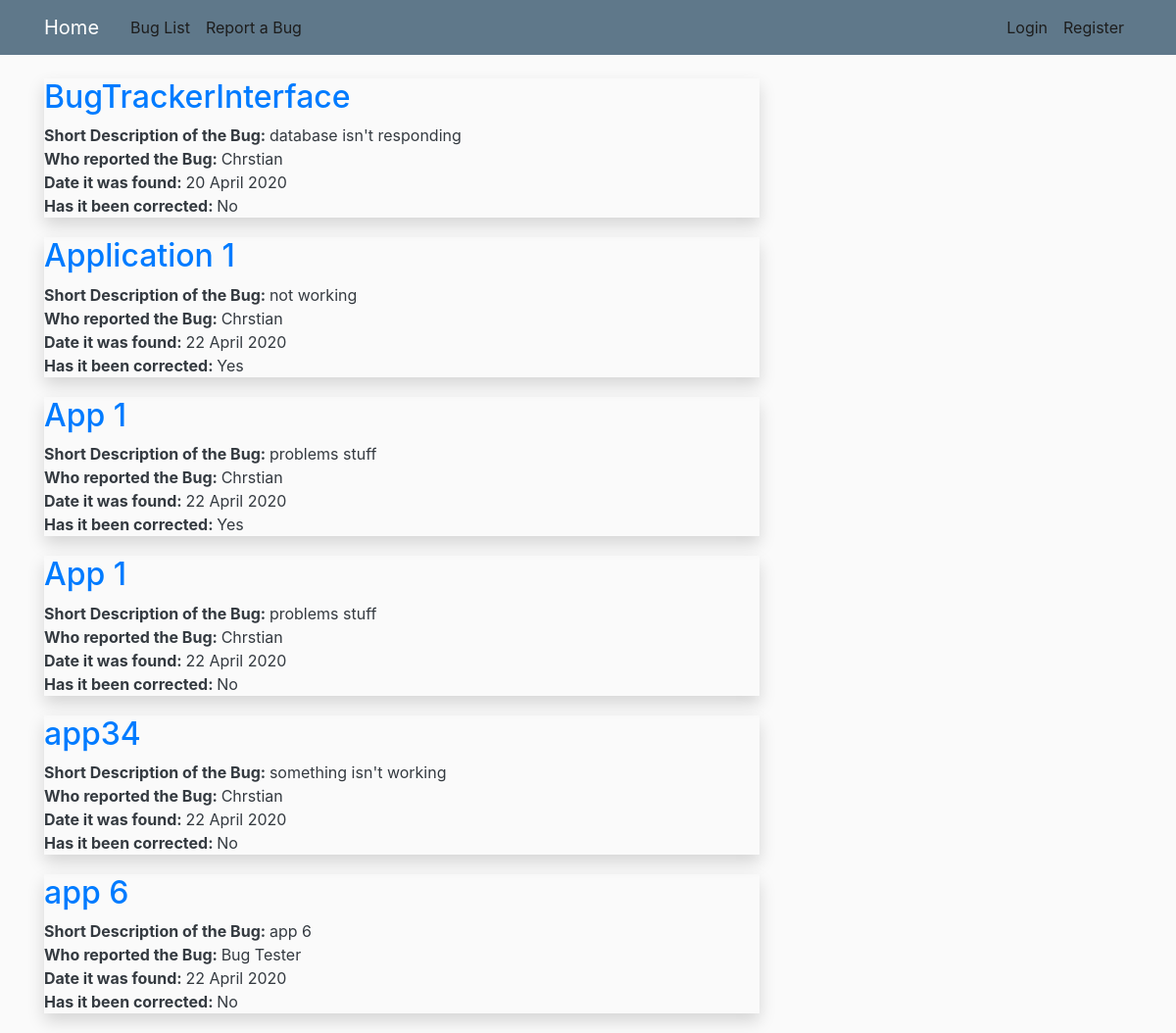
The page / on the database its author committed.
### bugTrackerInterface/models.py (models this page shows, shortened)
class Bug(models.Model):
    application = models.CharField(max_length=150)
    description = models.TextField()
    snippet = models.CharField(max_length=100, default='No Snippet Available')
    datePosted = models.DateTimeField(default=timezone.now)
    finished = models.BooleanField(default=False)
    addedBy = models.ForeignKey(User, on_delete=models.CASCADE)

### bugTrackerInterface/views.py (the view)
# urls.py: path('', BugListView.as_view(), name='bug-home'),
class BugListView(ListView):
    model = Bug
    template_name = './bugTrackerInterface/home.html'
    context_object_name = 'bugs'

### bugTrackerInterface/templates/bugTrackerInterface/home.html
{% extends "bugTrackerInterface/base.html" %}
{% block content%}
    {%for bug in bugs %}
        <div class="container-* shadow bugListItem">
            <h2><a href="{% url 'bug-detail' bug.id %}">{{bug.application}}</a></h2>
            <p class="text-dark">
                <strong>Short Description of the Bug: </strong>{{bug.snippet}}<br>
                <strong>Who reported the Bug: </strong>{{bug.addedBy.first_name }}<br>
                <strong>Date it was found: </strong>{{bug.datePosted|date:"d F Y"}}<br>
                <strong>Has it been corrected: </strong>
                {% if bug.finished %}
                Yes
                {%else%}
                No
                {%endif%}
            </p>
        </div>
    {% endfor %}
{% endblock content %}

### bugTrackerInterface/templates/bugTrackerInterface/base.html (shortened to what this page needs)
{% load static %}
<!DOCTYPE html>
<html lang="en">
  <head>
    <link
      rel="stylesheet"
      href="https://stackpath.bootstrapcdn.com/bootstrap/4.4.1/css/bootstrap.min.css"
    />
    <link
      rel="stylesheet"
      type="text/css"
      href="{% static 'blog/style.css' %}"
    />
  </head>
  <body>
    <header class="site-header">
      <nav class="navbar navbar-expand-md navbar-dark bg-steel fixed-top">
        <div class="container">
          <a href="../../../../../index.html" class="navbar-brand mr-4">Home</a>
          <div class="collapse navbar-collapse" id="navbarToggle">
            <div class="navbar-nav mr-auto">
              <a href="{% url 'bug-home' %}" class="nav-item nav-link">Bug List</a>
              <a href="{% url 'bug-create' %}" class="nav-item nav-link">Report a Bug</a>
            </div>
            <div class="navbar-nav">
              {% if user.is_authenticated %}
              <a href="{% url 'logout' %}" class="nav-item nav-link">Logout</a>
              <a href="{% url 'profile' %}" class="nav-item nav-link">Profile</a>
              {% else %}
              <a href="{% url 'login' %}" class="nav-item nav-link">Login</a>
              <a href="{% url 'register' %}" class="nav-item nav-link">Register</a>
              {% endif %}
            </div>
          </div>
        </div>
      </nav>
    </header>
    <main class="container">
      <div class="row">
        <div class="col-md-8">
           {% block content %}{%endblock %}
        </div>
      </div>
    </main>
  </body>
</html>

### bugTrackerInterface/static/blog/style.css (style rules this page uses)
body { background: #fafafa; color: #3333; margin-top: 5rem; }
h1, h2, h3, h4, h5, h6 { color: #444444; }
.bugListItem { margin-bottom: 20px; }
.bg-steel { background-color: #5f788a; }
.site-header .navbar-nav .nav-link { color: #1d1d1d; }

### rows shown on the page
Bug: application "BugTrackerInterface", snippet "database isn't responding", addedBy.first_name "Chrstian", datePosted "20 April 2020", finished "No"
Bug: application "Application 1", snippet "not working", addedBy.first_name "Chrstian", datePosted "22 April 2020", finished "Yes"
Bug: application "App 1", snippet "problems stuff", addedBy.first_name "Chrstian", datePosted "22 April 2020", finished "Yes"
Bug: application "App 1", snippet "problems stuff", addedBy.first_name "Chrstian", datePosted "22 April 2020", finished "No"
Bug: application "app34", snippet "something isn't working", addedBy.first_name "Chrstian", datePosted "22 April 2020", finished "No"
Bug: application "app 6", snippet "app 6", addedBy.first_name "Bug Tester", datePosted "22 April 2020", finished "No"
